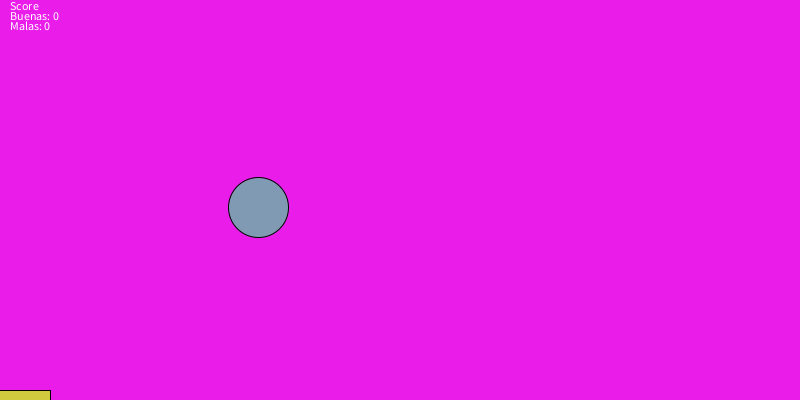
Frame 1 (no input)
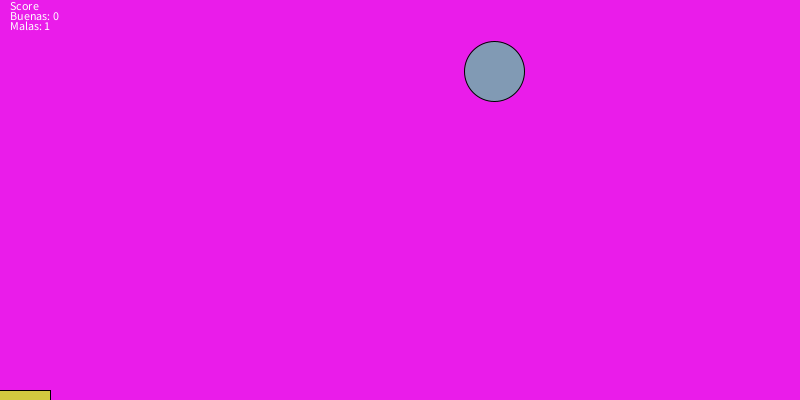
Frame 60 (the mouse pressed at the canvas centre just before this capture)
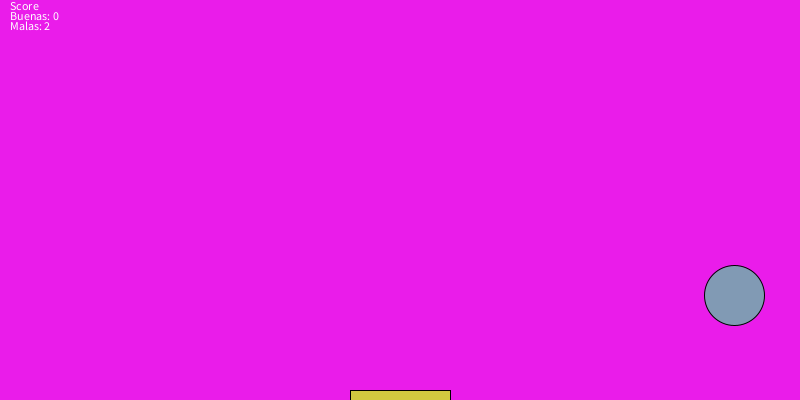
Frame 120 (the mouse held since frame 60 and released just before this capture)

The Processing sketch that drew these frames (run headless with seeded random() and noise(); from frame 60 on, the mouse is pressed at the canvas centre):

// Processing sketch: processing_77413
// ── processing_77413.pde

float posX=random (400);
float posY=random (800);
float sentX=4;
float sentY=8; 
int buenas=0;
int malas=0;
   
void setup(){
  size(800,400);
  smooth();
  background(0);
}
   
void draw(){
  background(234,28,234);
   
   //Barrita
  fill(#D1CA3F);
  rect(mouseX-50,height-10,100,10);
    
   //Pelota
  fill(#819AB4);
  ellipse(posX,posY,60,60);
     
   posX=posX+sentX;
   posY=posY+sentY;
    
      
    if(posY>=height-30){
      sentY=-sentY;
      float distancia=abs (mouseX-posX);
      if (distancia<=100){ buenas=buenas+1;
      }
      else malas=malas+1;
           
    }
      if(posY-30<=0){
      sentY=-sentY;   
      }
       
      if(posX>=width-30){
      sentX=-sentX;
      }
       
      if(posX-30<=0){
      sentX=-sentX;
      }
       
    fill(255);
    text("Score",10,10);
    text("Buenas: "+buenas,10,20);
    text("Malas: "+malas,10,30);
     
}
